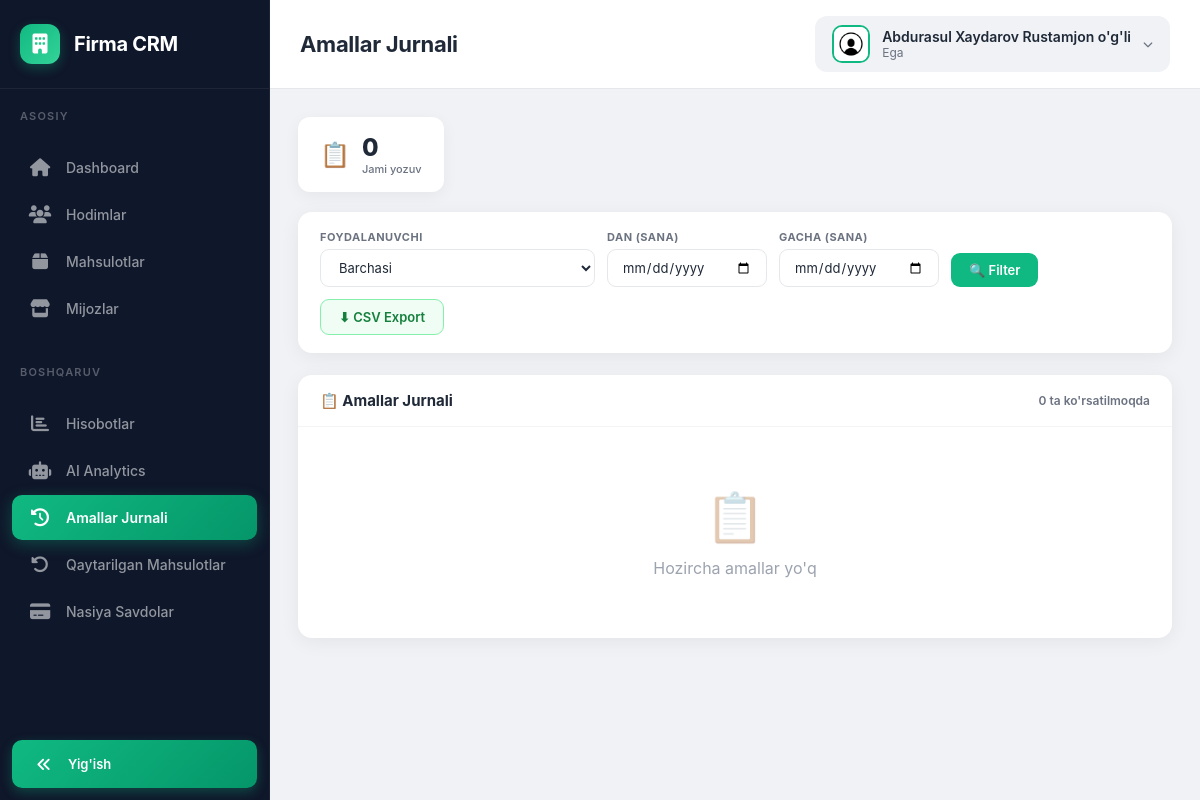
Before: /amallar/ (signed in) with the older database file.
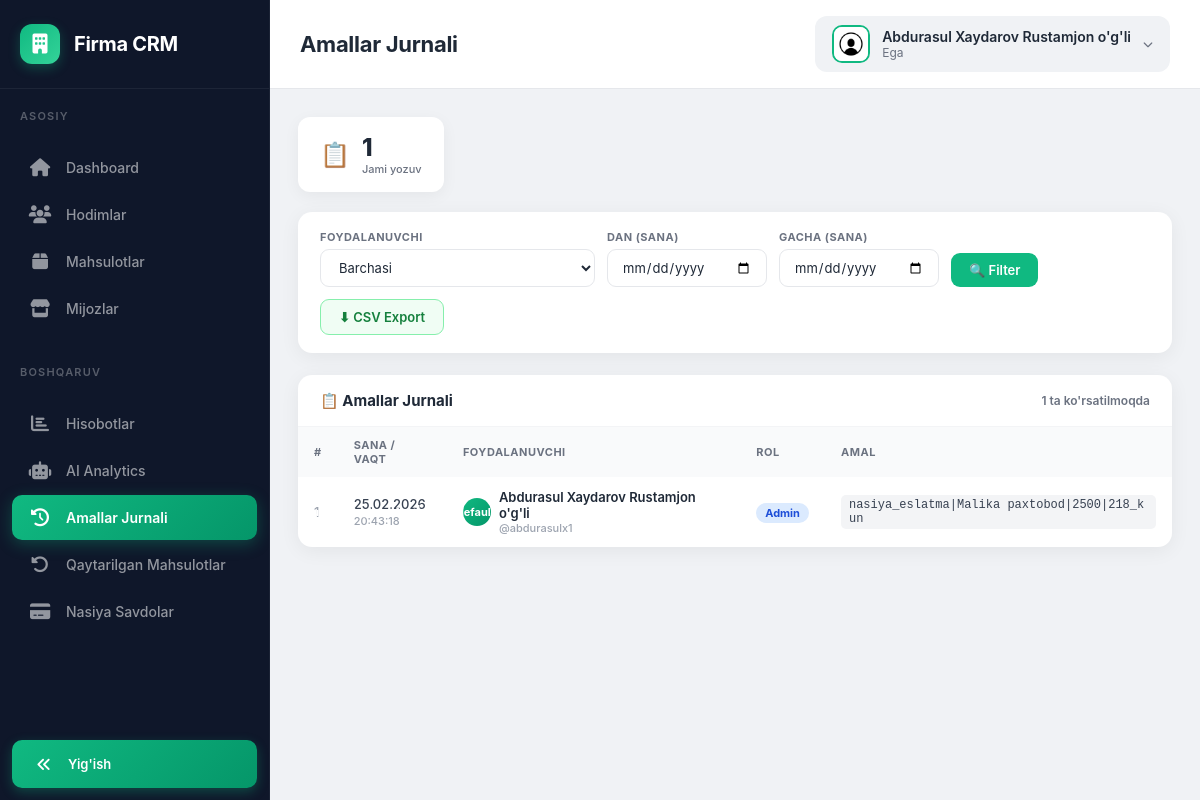
After: the same page with the newer database file.
### main/models.py (models this page shows, shortened)
class User(AbstractUser):
    id = models.BigAutoField(primary_key=True)
    USER_TYPES = (
        ('pazanda', 'Pazanda'),
        ('yetkazib_beruvchi', 'Yetkazib Beruvchi'),
        ('ega', 'Ega'),
    )
    login=models.CharField(max_length=255, blank=True, null=True)
    password = models.CharField(max_length=255, blank=True, null=True)
    tuliq_ismi = models.CharField(max_length=255, blank=True, null=True)
    type = models.CharField(max_length=20, choices=USER_TYPES)
    token = models.CharField(max_length=255, blank=True, null=True)
    tg_id = models.CharField(max_length=100, blank=True, null=True)
    tel_raqami = models.CharField(max_length=100, blank=True, null=True)
    is_active = models.BooleanField(default=True)
    @property
    def rasmi(self):
        if self.type == 'yetkazib_beruvchi':
            try:
                return YetkazibBeruvchi.objects.get(user=self).rasmi.url
            except YetkazibBeruvchi.DoesNotExist:
                return None
        elif self.type == 'pazanda':
            try:
                return Pazanda.objects.get(user=self).rasmi.url
            except Pazanda.DoesNotExist:
                return None
        return None

class AmalLog(models.Model):
    user = models.ForeignKey(User, on_delete=models.CASCADE)
    amal_shifri = models.TextField()  # Masalan: 'chiqarish|un|10'
    sana_vaqti = models.DateTimeField(auto_now_add=True)

### main/log_views.py (the view, shortened to what this page needs)
# urls.py: path('amallar/', amallog_view, name='amallog'),
@login_required(login_url='login')
def amallog_view(request):
    if request.user.type != 'ega':
        return redirect('main')
    user_filter = request.GET.get('user', '')
    from_str = request.GET.get('from', '')
    to_str = request.GET.get('to', '')
    logs = AmalLog.objects.select_related('user').order_by('-sana_vaqti')
    if user_filter:
        logs = logs.filter(user__username=user_filter)
    try:
        if from_str:
            from_dt = timezone.make_aware(dt.datetime.combine(dt.date.fromisoformat(from_str), dt.time.min))
            logs = logs.filter(sana_vaqti__gte=from_dt)
        if to_str:
            to_dt = timezone.make_aware(dt.datetime.combine(dt.date.fromisoformat(to_str), dt.time.max))
            logs = logs.filter(sana_vaqti__lte=to_dt)
    except ValueError:
        pass
    all_users = User.objects.filter(is_active=True).order_by('username')
    context = {
        'logs': logs[:500],           # cap at 500 to avoid slow page
        'jami': logs.count(),
        'all_users': all_users,
        'user_filter': user_filter,
        'from_date': from_str,
        'to_date': to_str,
    }
    return render(request, 'amallog.html', context)

### main/templates/amallog.html (shortened to what this page needs)
{% extends 'egabase.html' %}
{% load static %}
{% block page_title %}Amallar Jurnali{% endblock %}
{% block content %}
<div class="summary-row">
    <div class="sbox">
        <div class="sbox-icon">📋</div>
        <div>
            <div class="sbox-val">{{ jami }}</div>
            <div class="sbox-lbl">Jami yozuv</div>
        </div>
    </div>
</div>
<form method="GET" class="filter-bar">
    <div class="filter-group">
        <label>Foydalanuvchi</label>
        <select name="user" class="filter-control">
            <option value="">Barchasi</option>
        </select>
    </div>
    <div class="filter-group">
        <label>Dan (sana)</label>
        <input type="date" name="from" class="filter-control" value="{{ from_date }}">
    </div>
    <div class="filter-group">
        <label>Gacha (sana)</label>
        <input type="date" name="to" class="filter-control" value="{{ to_date }}">
    </div>
    <button type="submit" class="btn btn-primary">🔍 Filter</button>
    <a href="?{{ request.GET.urlencode }}&export=csv" class="btn btn-csv">⬇ CSV Export</a>
</form>
<div class="log-table-card">
    <div class="log-table-head">
        <h3>📋 Amallar Jurnali</h3>
        <span style="font-size:12px; color:#6b7280; font-weight:600;">{{ logs|length }} ta ko'rsatilmoqda</span>
    </div>
    {% if logs %}
    <div style="overflow-x:auto;">
        <table>
            <thead>
                <tr>
                    <th>#</th>
                    <th>Sana / Vaqt</th>
                    <th>Foydalanuvchi</th>
                    <th>Rol</th>
                    <th>Amal</th>
                </tr>
            </thead>
            <tbody>
                {% for log in logs %}
                <tr>
                    <td style="color:#9ca3af;">{{ forloop.counter }}</td>
                    <td style="white-space:nowrap; color:#374151;">
                        {{ log.sana_vaqti|date:"d.m.Y" }}<br>
                        <span style="font-size:11px; color:#9ca3af;">{{ log.sana_vaqti|date:"H:i:s" }}</span>
                    </td>
                    <td>
                        <div class="user-cell">
                            <div class="user-dot">{{
                                log.user.tuliq_ismi|first|upper|default:log.user.username|first|upper }}</div>
                            <div>
                                <div style="font-weight:600;">{{ log.user.tuliq_ismi|default:log.user.username }}</div>
                                <div style="font-size:11px; color:#9ca3af;">@{{ log.user.username }}</div>
                            </div>
                        </div>
                    </td>
                    <td>
                        {% if log.user.type  ==  'ega' %}
                        <span
                            style="background:#dbeafe; color:#1d4ed8; padding:3px 9px; border-radius:999px; font-size:11px; font-weight:700;">Admin</span>
                        {% elif log.user.type  ==  'pazanda' %}
                        <span
                            style="background:#fef3c7; color:#b45309; padding:3px 9px; border-radius:999px; font-size:11px; font-weight:700;">Pazanda</span>
                        {% else %}
                        <span
                            style="background:#dcfce7; color:#15803d; padding:3px 9px; border-radius:999px; font-size:11px; font-weight:700;">Yetkazuvchi</span>
                        {% endif %}
                    </td>
                    <td><span class="amal-cell">{{ log.amal_shifri }}</span></td>
                </tr>
                {% endfor %}
            </tbody>
        </table>
    </div>
    {% else %}
    <div class="empty-state">
        <div class="empty-state-icon">📋</div>
        <p>Hozircha amallar yo'q</p>
    </div>
    {% endif %}
</div>
{% endblock %}

### main/templates/egabase.html (shortened to what this page needs)
<!DOCTYPE html>
{% load static %}
<html lang="uz">
<head>
    <link rel="stylesheet" href="https://cdnjs.cloudflare.com/ajax/libs/font-awesome/6.4.0/css/all.min.css">
</head>
<body>
    <aside class="sidebar" id="sidebar">
        <div class="sidebar-inner">
            <div class="sidebar-header">
                <div class="sidebar-logo"><i class="fa-solid fa-building"></i></div>
                <span class="sidebar-brand">Firma CRM</span>
            </div>
            <div class="sidebar-menu-wrapper">
                <div class="sidebar-section-label">Asosiy</div>
                <ul class="sidebar-menu">
                    <li class="menu-item">
                        <a href="{% url 'main' %}" class="menu-link {% if request.path == '/' %}active{% endif %}"
                            data-title="Dashboard">
                            <span class="menu-icon"><i class="fa-solid fa-house"></i></span>
                            <span class="menu-text">Dashboard</span>
                        </a>
                    </li>
                    <li class="menu-item">
                        <a href="{% url 'hodimlar_list' %}"
                            class="menu-link {% if '/hodimlar/' in request.path or '/edituser/' in request.path or '/createuser/' in request.path %}active{% endif %}"
                            data-title="Hodimlar">
                            <span class="menu-icon"><i class="fa-solid fa-users"></i></span>
                            <span class="menu-text">Hodimlar</span>
                        </a>
                    </li>
                    <li class="menu-item">
                        <a href="{% url 'mahsulotlar_list' %}"
                            class="menu-link {% if '/mahsulotlar/' in request.path or '/product/' in request.path %}active{% endif %}"
                            data-title="Mahsulotlar">
                            <span class="menu-icon"><i class="fa-solid fa-box"></i></span>
                            <span class="menu-text">Mahsulotlar</span>
                        </a>
                    </li>
                    <li class="menu-item">
                        <a href="{% url 'mijozlar_list' %}"
                            class="menu-link {% if '/mijozlar/' in request.path or '/mijoz/' in request.path %}active{% endif %}"
                            data-title="Mijozlar">
                            <span class="menu-icon"><i class="fa-solid fa-store"></i></span>
                            <span class="menu-text">Mijozlar</span>
                        </a>
                    </li>
                </ul>
                <div class="sidebar-section-label">Boshqaruv</div>
                <ul class="sidebar-menu">
                    <li class="menu-item">
                        <a href="{% url 'hisobotlar' %}"
                            class="menu-link {% if '/hisobotlar/' in request.path %}active{% endif %}"
                            data-title="Hisobotlar">
                            <span class="menu-icon"><i class="fa-solid fa-chart-bar"></i></span>
                            <span class="menu-text">Hisobotlar</span>
                        </a>
                    </li>
                    <li class="menu-item">
                        <a href="{% url 'analytics_dashboard' %}"
                            class="menu-link {% if '/analytics/' in request.path %}active{% endif %}"
                            data-title="AI Analytics">
                            <span class="menu-icon"><i class="fa-solid fa-robot"></i></span>
                            <span class="menu-text">AI Analytics</span>
                        </a>
                    </li>
                    <li class="menu-item">
                        <a href="{% url 'amallog' %}"
                            class="menu-link {% if '/amallar/' in request.path %}active{% endif %}"
                            data-title="Amallar Jurnali">
                            <span class="menu-icon"><i class="fa-solid fa-clock-rotate-left"></i></span>
                            <span class="menu-text">Amallar Jurnali</span>
                        </a>
                    </li>
                    <li class="menu-item">
                        <a href="{% url 'qaytarishlar' %}"
                            class="menu-link {% if '/qaytarishlar/' in request.path %}active{% endif %}"
                            data-title="Qaytarilgan Mahsulotlar">
                            <span class="menu-icon"><i class="fa-solid fa-rotate-left"></i></span>
                            <span class="menu-text">Qaytarilgan Mahsulotlar</span>
                        </a>
                    </li>
                    <li class="menu-item">
                        <a href="{% url 'nasiya_savdolar' %}"
                            class="menu-link {% if '/nasiya-savdolar/' in request.path %}active{% endif %}"
                            data-title="Nasiya Savdolar">
                            <span class="menu-icon"><i class="fa-solid fa-credit-card"></i></span>
                            <span class="menu-text">Nasiya Savdolar</span>
                        </a>
                    </li>
                </ul>
            </div>
            <div class="sidebar-toggle" onclick="toggleSidebar()">
                <i class="fa-solid fa-angles-left"></i>
                <span class="toggle-text">Yig'ish</span>
            </div>
        </div>
    </aside>
    <div class="main-wrapper">
        <header class="top-header">
            <div class="header-left">
                <div>
                    <h1 class="header-title" id="pageTitle">{% block page_title %}Dashboard{% endblock %}</h1>
                </div>
            </div>
            <div class="header-actions">
                <div class="user-profile" id="userProfile" onclick="toggleUserDropdown()">
                    <img src="{% if request.user.rasmi %}{{ request.user.rasmi.url }}{% else %}{% static 'images/default_avatar.jpg' %}{% endif %}"
                        alt="Avatar" class="user-avatar">
                    <div class="user-info">
                        <span class="user-name">{{ request.user.tuliq_ismi }}</span>
                        <span class="user-role">Ega</span>
                    </div>
                    <span class="dropdown-toggle"><i class="fa-solid fa-chevron-down"></i></span>
                </div>
            </div>
        </header>
        <main class="main-content">
            {% block content %}
            {% endblock %}
        </main>
    </div>
</body>
</html>

Changed rows visible on the page:
added AmalLog: sana_vaqti "25.02.2026", sana_vaqti "20:43:18", user.tuliq_ismi "Abdurasul Xaydarov Rustamjon o'g'li", user.username "abdurasulx1", shows "Admin", amal_shifri "nasiya_eslatma|Malika paxtobod|2500|218_kun"
Other visible differences:
{{ jami }}: "0" → "1"
{{ logs|length }}: "0" → "1"
text no longer shown: "📋 Hozircha amallar yo'q"
text now shown: "# SANA / VAQT FOYDALANUVCHI ROL AMAL"
